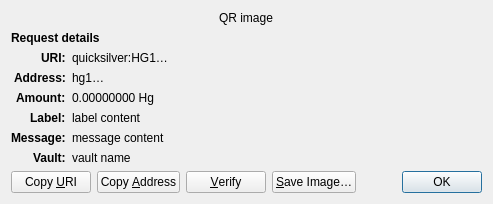
<?xml version="1.0" encoding="UTF-8"?>
<ui version="4.0">
 <class>ReceiveRequestDialog</class>
 <widget class="QDialog" name="ReceiveRequestDialog">
  <property name="geometry">
   <rect>
    <x>0</x>
    <y>0</y>
    <width>413</width>
    <height>229</height>
   </rect>
  </property>
  <property name="windowTitle">
   <string>Address request</string>
  </property>
  <layout class="QGridLayout" name="gridLayout" columnstretch="0,1">
   <property name="sizeConstraint">
    <enum>QLayout::SetFixedSize</enum>
   </property>
   <item row="0" column="0" colspan="2" alignment="Qt::AlignHCenter">
    <widget class="QRImageWidget" name="qr_code">
     <property name="text">
      <string notr="true">QR image</string>
     </property>
     <property name="textInteractionFlags">
      <set>Qt::NoTextInteraction</set>
     </property>
    </widget>
   </item>
   <item row="1" column="0" colspan="2">
    <widget class="QLabel" name="payment_header">
     <property name="font">
      <font>
       <weight>75</weight>
       <bold>true</bold>
      </font>
     </property>
     <property name="text">
      <string>Request details</string>
     </property>
     <property name="textInteractionFlags">
      <set>Qt::NoTextInteraction</set>
     </property>
    </widget>
   </item>
   <item row="2" column="0" alignment="Qt::AlignRight|Qt::AlignTop">
    <widget class="QLabel" name="uri_tag">
     <property name="font">
      <font>
       <weight>75</weight>
       <bold>true</bold>
      </font>
     </property>
     <property name="text">
      <string notr="true">URI:</string>
     </property>
     <property name="textFormat">
      <enum>Qt::PlainText</enum>
     </property>
     <property name="textInteractionFlags">
      <set>Qt::NoTextInteraction</set>
     </property>
    </widget>
   </item>
   <item row="2" column="1" alignment="Qt::AlignTop">
    <widget class="QLabel" name="uri_content">
     <property name="text">
      <string notr="true">quicksilver:HG1…</string>
     </property>
     <property name="textFormat">
      <enum>Qt::RichText</enum>
     </property>
     <property name="wordWrap">
      <bool>true</bool>
     </property>
     <property name="textInteractionFlags">
      <set>Qt::TextSelectableByMouse</set>
     </property>
    </widget>
   </item>
   <item row="3" column="0" alignment="Qt::AlignRight|Qt::AlignTop">
    <widget class="QLabel" name="address_tag">
     <property name="font">
      <font>
       <weight>75</weight>
       <bold>true</bold>
      </font>
     </property>
     <property name="text">
      <string>Address:</string>
     </property>
     <property name="textInteractionFlags">
      <set>Qt::NoTextInteraction</set>
     </property>
    </widget>
   </item>
   <item row="3" column="1" alignment="Qt::AlignTop">
    <widget class="QLabel" name="address_content">
     <property name="text">
      <string notr="true">hg1…</string>
     </property>
     <property name="textFormat">
      <enum>Qt::PlainText</enum>
     </property>
     <property name="textInteractionFlags">
      <set>Qt::TextSelectableByMouse</set>
     </property>
    </widget>
   </item>
   <item row="4" column="0" alignment="Qt::AlignRight|Qt::AlignTop">
    <widget class="QLabel" name="amount_tag">
     <property name="font">
      <font>
       <weight>75</weight>
       <bold>true</bold>
      </font>
     </property>
     <property name="text">
      <string>Amount:</string>
     </property>
     <property name="textInteractionFlags">
      <set>Qt::NoTextInteraction</set>
     </property>
    </widget>
   </item>
   <item row="4" column="1" alignment="Qt::AlignTop">
    <widget class="QLabel" name="amount_content">
     <property name="text">
      <string notr="true">0.00000000 Hg</string>
     </property>
     <property name="textFormat">
      <enum>Qt::PlainText</enum>
     </property>
     <property name="textInteractionFlags">
      <set>Qt::TextSelectableByMouse</set>
     </property>
    </widget>
   </item>
   <item row="5" column="0" alignment="Qt::AlignRight|Qt::AlignTop">
    <widget class="QLabel" name="label_tag">
     <property name="font">
      <font>
       <weight>75</weight>
       <bold>true</bold>
      </font>
     </property>
     <property name="text">
      <string>Label:</string>
     </property>
     <property name="textInteractionFlags">
      <set>Qt::NoTextInteraction</set>
     </property>
    </widget>
   </item>
   <item row="5" column="1" alignment="Qt::AlignTop">
    <widget class="QLabel" name="label_content">
     <property name="text">
      <string notr="true">label content</string>
     </property>
     <property name="textFormat">
      <enum>Qt::PlainText</enum>
     </property>
     <property name="wordWrap">
      <bool>true</bool>
     </property>
     <property name="textInteractionFlags">
      <set>Qt::TextSelectableByMouse</set>
     </property>
    </widget>
   </item>
   <item row="6" column="0" alignment="Qt::AlignRight|Qt::AlignTop">
    <widget class="QLabel" name="message_tag">
     <property name="font">
      <font>
       <weight>75</weight>
       <bold>true</bold>
      </font>
     </property>
     <property name="text">
      <string>Message:</string>
     </property>
     <property name="textInteractionFlags">
      <set>Qt::NoTextInteraction</set>
     </property>
    </widget>
   </item>
   <item row="6" column="1" alignment="Qt::AlignTop">
    <widget class="QLabel" name="message_content">
     <property name="text">
      <string notr="true">message content</string>
     </property>
     <property name="textFormat">
      <enum>Qt::PlainText</enum>
     </property>
     <property name="wordWrap">
      <bool>true</bool>
     </property>
     <property name="textInteractionFlags">
      <set>Qt::TextSelectableByMouse</set>
     </property>
    </widget>
   </item>
   <item row="7" column="0" alignment="Qt::AlignRight|Qt::AlignTop">
    <widget class="QLabel" name="vault_tag">
     <property name="font">
      <font>
       <weight>75</weight>
       <bold>true</bold>
      </font>
     </property>
     <property name="text">
      <string>Vault:</string>
     </property>
     <property name="textInteractionFlags">
      <set>Qt::NoTextInteraction</set>
     </property>
    </widget>
   </item>
   <item row="7" column="1" alignment="Qt::AlignTop">
    <widget class="QLabel" name="vault_content">
     <property name="text">
      <string notr="true">vault name</string>
     </property>
     <property name="textFormat">
      <enum>Qt::PlainText</enum>
     </property>
     <property name="wordWrap">
      <bool>true</bool>
     </property>
     <property name="textInteractionFlags">
      <set>Qt::TextSelectableByMouse</set>
     </property>
    </widget>
   </item>
   <item row="8" column="0" colspan="2">
    <layout class="QHBoxLayout" name="horizontalLayout">
     <item>
      <widget class="QPushButton" name="btnCopyURI">
       <property name="text">
        <string>Copy &amp;URI</string>
       </property>
       <property name="autoDefault">
        <bool>false</bool>
       </property>
      </widget>
     </item>
     <item>
      <widget class="QPushButton" name="btnCopyAddress">
       <property name="text">
        <string>Copy &amp;Address</string>
       </property>
       <property name="autoDefault">
        <bool>false</bool>
       </property>
      </widget>
     </item>
     <item>
      <widget class="QPushButton" name="btnVerify">
       <property name="text">
        <string>&amp;Verify</string>
       </property>
       <property name="toolTip">
        <string>Verify this address on e.g. a hardware signer screen</string>
       </property>
       <property name="autoDefault">
        <bool>false</bool>
       </property>
      </widget>
     </item>
     <item>
      <widget class="QPushButton" name="btnSaveAs">
       <property name="text">
        <string>&amp;Save Image…</string>
       </property>
       <property name="autoDefault">
        <bool>false</bool>
       </property>
      </widget>
     </item>
     <item>
      <spacer name="horizontalSpacer_2">
       <property name="orientation">
        <enum>Qt::Horizontal</enum>
       </property>
       <property name="sizeHint" stdset="0">
        <size>
         <width>40</width>
         <height>20</height>
        </size>
       </property>
      </spacer>
     </item>
     <item>
      <widget class="QDialogButtonBox" name="buttonBox">
       <property name="focusPolicy">
        <enum>Qt::StrongFocus</enum>
       </property>
       <property name="standardButtons">
        <set>QDialogButtonBox::Ok</set>
       </property>
      </widget>
     </item>
    </layout>
   </item>
  </layout>
 </widget>
 <customwidgets>
  <customwidget>
   <class>QRImageWidget</class>
   <extends>QLabel</extends>
   <header>qt/qrimagewidget.h</header>
  </customwidget>
 </customwidgets>
 <tabstops>
  <tabstop>buttonBox</tabstop>
  <tabstop>btnCopyURI</tabstop>
  <tabstop>btnCopyAddress</tabstop>
  <tabstop>btnSaveAs</tabstop>
 </tabstops>
 <resources/>
 <connections>
  <connection>
   <sender>buttonBox</sender>
   <signal>accepted()</signal>
   <receiver>ReceiveRequestDialog</receiver>
   <slot>accept()</slot>
   <hints>
    <hint type="sourcelabel">
     <x>135</x>
     <y>230</y>
    </hint>
    <hint type="destinationlabel">
     <x>135</x>
     <y>126</y>
    </hint>
   </hints>
  </connection>
 </connections>
</ui>
